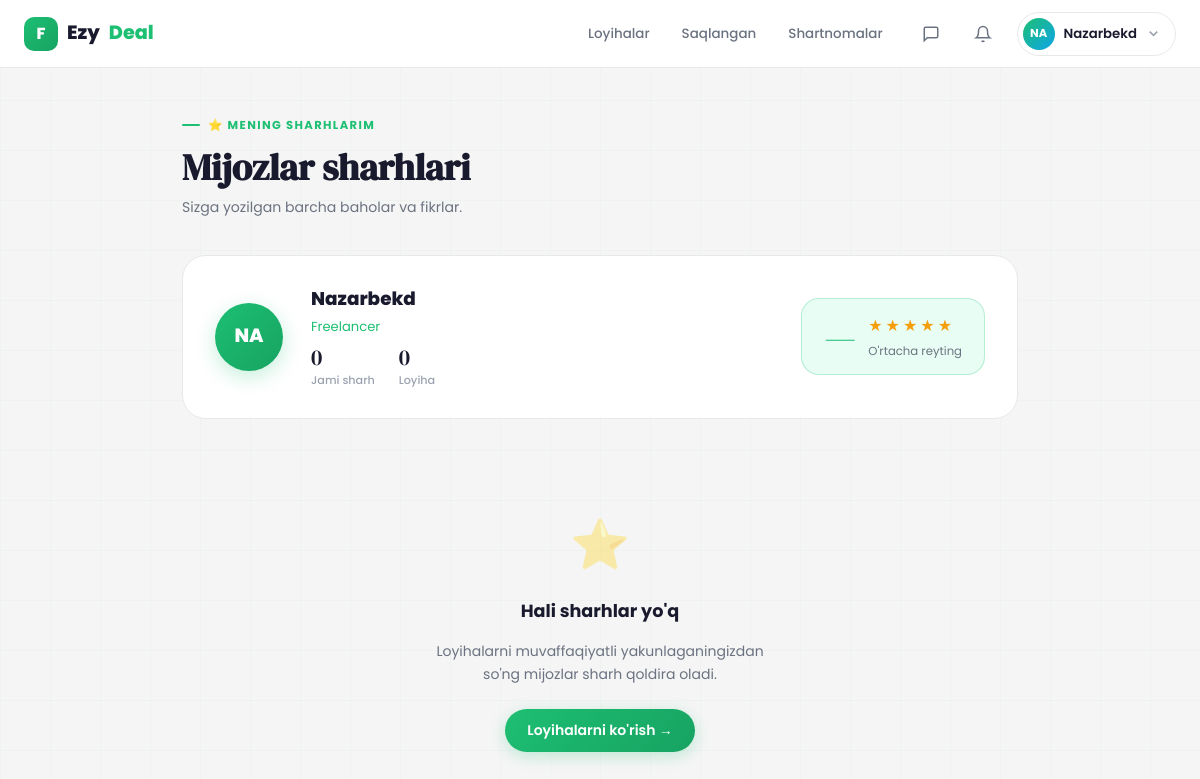
/reviews/freelancer/1/ (signed in), run on the app's committed database.
### Users/models.py (models this page shows, shortened)
class User(AbstractUser):
    ROLE_CHOICE = (
        (CLIENT, 'client'),
        (FREELANCER, 'freelancer'),
    )
    email = models.EmailField(unique=True)
    role = models.CharField(max_length=20, choices=ROLE_CHOICE)
    bio = models.TextField(blank=True, null=True)
    avatar = models.ImageField(upload_to='avatars/', blank=True, null=True)
    created_at = models.DateTimeField(auto_now_add=True)

### Review/views.py (the view)
# urls.py: path('freelancer/<int:freelancer_id>/', FreelancerReviewListView.as_view(), name='freelancer_reviews'),
class FreelancerReviewListView(LoginRequiredMixin, ListView):
    model = Review
    template_name = 'freelancer_review_list.html'
    context_object_name = 'reviews'
    def get_queryset(self):
        freelancer_id = self.kwargs['freelancer_id']
        return Review.objects.filter(freelancer_id=freelancer_id).order_by('-created_at')

### Notifications/context_processors.py (called while the page is built)
def notifications_count(request):
    if request.user.is_authenticated:
        count = request.user.notifications.filter(is_read=False).count()
        recent = list(request.user.notifications.all()[:5])
        return {'unread_notifications': count, 'recent_notifications': recent}
    return {'unread_notifications': 0, 'recent_notifications': []}

### templates/freelancer_review_list.html (shortened to what this page needs)
{% extends 'base.html' %}
{% block content %}
<div class="frl-wrap">
    <div class="page-eyebrow animate-up">⭐ Mening sharhlarim</div>
    <h1 class="frl-title animate-up">Mijozlar sharhlari</h1>
    <p class="frl-sub animate-up">Sizga yozilgan barcha baholar va fikrlar.</p>
    <div class="frl-profile-card">
        <div class="frl-avatar">{{ user.username|slice:":2"|upper }}</div>
        <div>
            <div class="frl-name">{{ user.username }}</div>
            <div class="frl-major">{{ user.major|default:"Freelancer" }}</div>
            <div class="frl-mini-stats">
                <div class="frl-mstat">
                    <div class="frl-mstat-val">{{ reviews|length }}</div>
                    <div class="frl-mstat-label">Jami sharh</div>
                </div>
                <div class="frl-mstat">
                    <div class="frl-mstat-val">{{ done_contracts|default:0 }}</div>
                    <div class="frl-mstat-label">Loyiha</div>
                </div>
            </div>
        </div>
        <div class="big-rating-box">
            <div class="br-num">{{ avg_rating|floatformat:1|default:"—" }}</div>
            <div>
                <div class="br-stars">
                    <span class="brs-f">★</span><span class="brs-f">★</span>
                    <span class="brs-f">★</span><span class="brs-f">★</span>
                    <span class="brs-f">★</span>
                </div>
                <div class="br-label">O'rtacha reyting</div>
            </div>
        </div>
    </div>
    {% if reviews %}
    <div class="frl-grid">
        {% for review in reviews %}
        <div class="frl-rv-card scroll-reveal">
            <div class="frl-rv-top">
                <div class="frl-rv-auth">
                    <div class="frl-rv-av">{{ review.author.username|slice:":2"|upper }}</div>
                    <div>
                        <div class="frl-rv-aname">{{ review.author.username }}</div>
                        <div class="frl-rv-adate">{{ review.created_at|date:"d M, Y" }}</div>
                    </div>
                </div>
                <div class="frl-rv-stars">
                    {% for j in "12345" %}
                        {% if forloop.counter <= review.rating %}<span class="frvs-f">★</span>
                        {% else %}<span class="frvs-e">★</span>{% endif %}
                    {% endfor %}
                </div>
            </div>
            {% if review.contract %}
            <div class="frl-rv-proj">📋 {{ review.contract.project.title|truncatechars:40 }}</div>
            {% endif %}
            <div class="frl-rv-comment">
                {% if review.comment %}{{ review.comment }}{% else %}<span style="opacity:.5">Izoh qoldirilmagan.</span>{% endif %}
            </div>
        </div>
        {% endfor %}
    </div>
    {% else %}
    <div class="empty-state">
        <div class="empty-icon">⭐</div>
        <div class="empty-title">Hali sharhlar yo'q</div>
        <p class="empty-sub">Loyihalarni muvaffaqiyatli yakunlaganingizdan so'ng mijozlar sharh qoldira oladi.</p>
        <a href="{% url 'main_freelancer' %}" class="btn btn-primary" style="margin-top:8px">Loyihalarni ko'rish →</a>
    </div>
    {% endif %}
</div>
{% endblock %}

### templates/base.html (shortened to what this page needs)
<!DOCTYPE html>
<html lang="uz">
<head>
</head>
<body>
<nav class="navbar">
    <div class="container">
        <a href="{% url 'logo_redirect' %}" class="nav-logo">
            <div class="logo-mark">F</div>
            Ezy<em>Deal</em>
        </a>
        <nav class="nav-links">
            {% if user.is_authenticated %}
                {% if user.role == 'freelancer' %}
                    <a href="{% url 'main_freelancer' %}" class="nav-link">Loyihalar</a>
                    <a href="{% url 'saved_projects' %}" class="nav-link">Saqlangan</a>
                    <a href="{% url 'freelancer_contract_list' %}" class="nav-link">Shartnomalar</a>
                {% else %}
                    <a href="{% url 'main_client' %}" class="nav-link">Bosh sahifa</a>
                    <a href="{% url 'myprojects' %}" class="nav-link">Loyihalarim</a>
                    <a href="{% url 'client_contract_list' %}" class="nav-link">Shartnomalar</a>
                {% endif %}
            {% else %}
                <a href="{% url 'login' %}" class="nav-link">Kirish</a>
            {% endif %}
        </nav>
        {% if user.is_authenticated %}
        <a href="{% url 'inbox' %}" class="nav-icon-btn" title="Xabarlar" style="position:relative;display:flex;align-items:center;justify-content:center;width:36px;height:36px;border-radius:50%;color:var(--text2);transition:var(--t);">
            <svg width="18" height="18" viewBox="0 0 24 24" fill="none" stroke="currentColor" stroke-width="2"><path d="M21 15a2 2 0 0 1-2 2H7l-4 4V5a2 2 0 0 1 2-2h14a2 2 0 0 1 2 2z"/></svg>
        </a>
        <a href="{% url 'notifications' %}" class="nav-icon-btn" title="Bildirishnomalar" style="position:relative;display:flex;align-items:center;justify-content:center;width:36px;height:36px;border-radius:50%;color:var(--text2);transition:var(--t);">
            <svg width="18" height="18" viewBox="0 0 24 24" fill="none" stroke="currentColor" stroke-width="2"><path d="M18 8A6 6 0 0 0 6 8c0 7-3 9-3 9h18s-3-2-3-9"/><path d="M13.73 21a2 2 0 0 1-3.46 0"/></svg>
        </a>
        <div class="profile-wrap">
            <div class="profile-btn">
                <div class="avatar">
                    {% if user.avatar %}
                        <img src="{{ user.avatar.url }}" alt="{{ user.username }}" style="width:100%;height:100%;object-fit:cover;border-radius:50%;">
                    {% else %}
                        {{ user.username|slice:":2"|upper }}
                    {% endif %}
                </div>
                <span class="uname">{{ user.username }}</span>
                <svg class="nav-icon chevron" viewBox="0 0 24 24" fill="none" stroke="currentColor" stroke-width="2.5">
                    <polyline points="6 9 12 15 18 9"/>
                </svg>
            </div>
        </div>
        {% else %}
        <a href="{% url 'register' %}" class="btn btn-primary btn-sm">Boshlash →</a>
        {% endif %}
    </div>
</nav>
<main class="main">
    {% block content %}{% endblock %}
</main>
</body>
</html>

### templates/base.html (style rules this page uses)
:root { --bg: #f5f5f5; --surface: #ffffff; --surface2: #f0fdf7; --border: #e8e8e8; --accent: #1DBF73; --accent-dk: #17a362; --accent-lt: #e8fdf3; --accent-glow: rgba(29,191,115,.25); --text: #1a1a2e; --text2: #6b7280; --text3: #9ca3af; --success: #1DBF73; --warning: #f59e0b; --danger: #ef4444; --info: #3b82f6; --r: 12px; --r2: 18px; --r3: 24px; --shadow-sm: 0 2px 8px rgba(0,0,0,.06); --shadow-md: 0 8px 32px rgba(0,0,0,.10); --shadow-lg: 0 20px 60px rgba(0,0,0,.13); --font: 'Poppins', sans-serif; --serif: 'DM Serif Display', serif; --ease: cubic-bezier(.4,0,.2,1); --spring: cubic-bezier(.34,1.56,.64,1); --t: .25s; }
*, *::before, *::after { box-sizing: border-box; margin: 0; padding: 0; }
html { scroll-behavior: smooth; }
body { font-family: var(--font); background: var(--bg); color: var(--text); line-height: 1.6; min-height: 100vh; -webkit-font-smoothing: antialiased; overflow-x: hidden; }
a { text-decoration: none; color: inherit; }
body::before { content: ''; position: fixed; inset: 0; background-image: linear-gradient(rgba(29,191,115,.03) 1px, transparent 1px), linear-gradient(90deg, rgba(29,191,115,.03) 1px, transparent 1px); background-size: 50px 50px; pointer-events: none; z-index: 0; }
h1,h2,h3,h4,h5 { line-height: 1.25; color: var(--text); }
.container { width: 100%; max-width: 1240px; margin-inline: auto; padding-inline: 24px; }
.main { padding-top: 68px; position: relative; z-index: 1; min-height: calc(100vh - 68px); }
.navbar { position: fixed; top: 0; left: 0; right: 0; z-index: 200; height: 68px; background: rgba(255,255,255,.93); backdrop-filter: blur(20px); border-bottom: 1px solid var(--border); display: flex; align-items: center; }
.navbar .container { display: flex; align-items: center; gap: 16px; height: 100%; }
.nav-logo { font-size: 1.2rem; font-weight: 800; color: var(--text); display: flex; align-items: center; gap: 9px; white-space: nowrap; flex-shrink: 0; }
.logo-mark { width: 34px; height: 34px; border-radius: 10px; background: linear-gradient(135deg, var(--accent), var(--accent-dk)); display: flex; align-items: center; justify-content: center; color: #fff; font-size: 1rem; font-weight: 800; }
.nav-logo em { color: var(--accent); font-style: normal; }
.nav-links { display: flex; align-items: center; gap: 4px; margin-left: auto; }
.nav-link { padding: 7px 14px; border-radius: 100px; font-size: .84rem; font-weight: 500; color: var(--text2); transition: var(--t); }
.profile-wrap { position: relative; flex-shrink: 0; }
.profile-btn { display: flex; align-items: center; gap: 9px; padding: 5px 14px 5px 5px; border: 1.5px solid var(--border); border-radius: 100px; background: var(--surface); cursor: pointer; transition: var(--t); }
.avatar { width: 32px; height: 32px; border-radius: 50%; background: linear-gradient(135deg, var(--accent), #0ea5e9); display: flex; align-items: center; justify-content: center; color: #fff; font-size: .72rem; font-weight: 700; flex-shrink: 0; }
.profile-btn .uname { font-size: .83rem; font-weight: 600; }
.profile-btn .chevron { color: var(--text3); transition: transform var(--t); }
.nav-icon { width: 15px; height: 15px; }
.btn { display: inline-flex; align-items: center; justify-content: center; gap: 8px; padding: 10px 22px; border-radius: 100px; font-family: var(--font); font-size: .875rem; font-weight: 600; border: none; cursor: pointer; transition: var(--t); position: relative; overflow: hidden; white-space: nowrap; }
.btn::after { content: ''; position: absolute; inset: 0; background: rgba(255,255,255,.15); opacity: 0; transition: opacity var(--t); }
.btn-primary { background: linear-gradient(135deg, var(--accent) 0%, var(--accent-dk) 100%); color: #fff; box-shadow: 0 4px 16px var(--accent-glow); }
.empty-state { text-align: center; padding: 60px 24px; display: flex; flex-direction: column; align-items: center; gap: 14px; }
.empty-icon { font-size: 3rem; opacity: .4; }
.empty-title { font-size: 1.1rem; font-weight: 700; color: var(--text); }
.empty-sub { font-size: .875rem; color: var(--text2); max-width: 340px; line-height: 1.7; }
.animate-up { animation: fadeUp .6s var(--spring) both; }

### data on the page
User: username "NA", username "Nazarbekd", major "Freelancer"

### other printed values
{{ reviews|length }} "0"
{{ done_contracts|default:0 }} "0"
{{ avg_rating|floatformat:1|default:"—" }} "—"
